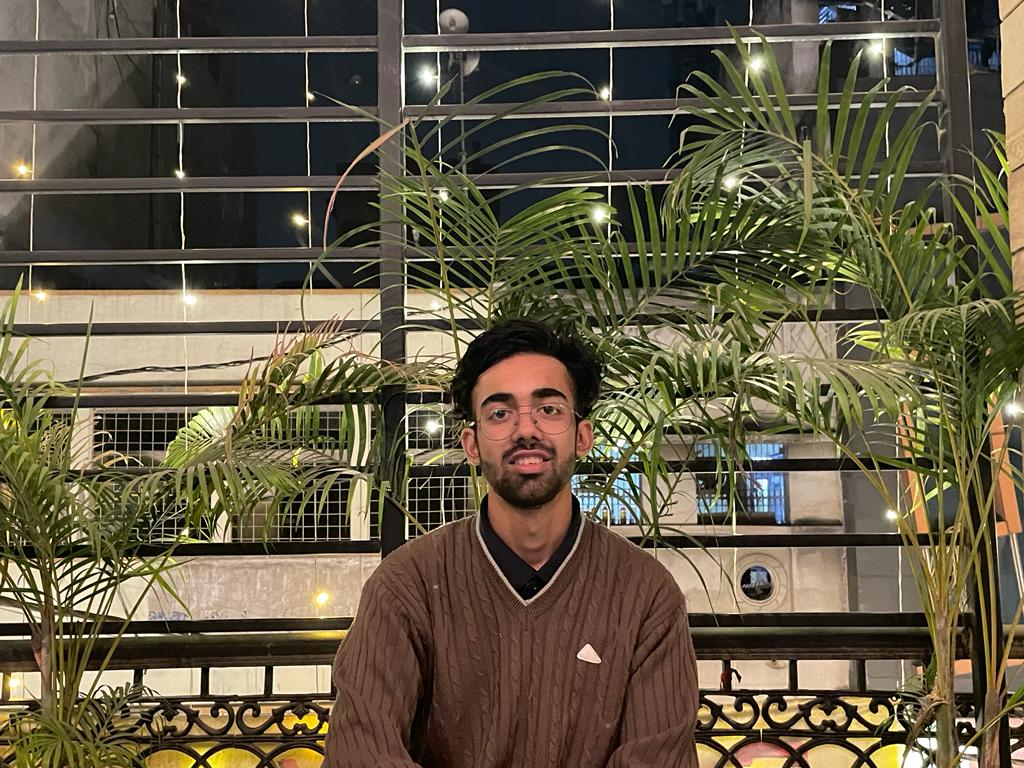
#> input picture Images/developerimg.jpg, 1024 x 768 px, found by its file name
$ python ImgRound.py   (older library calls are emulated)
#> lines starting #> are read from the running program, lines starting #| are printed output that depends on the picture
from logging import exception
from tkinter import*
from  tkinter import ttk
from tkinter import font
from PIL import Image,ImageTk,ImageDraw,ImageFilter
from tkinter import messagebox
import mysql.connector
import cv2
import os
import csv
from tkinter import filedialog
from mysql.connector.constants import FieldType
import numpy as np


im=Image.open(r"Images\developerimg.jpg")
#> im is the input picture: PIL image 1024x768 RGB; mean R, G, B 98.1, 89.3, 67.4
im=im.resize((161,161),Image.ANTIALIAS)
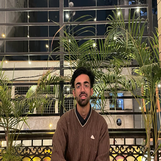
#> im: PIL image 161x161 RGB; mean R, G, B 98.1, 89.3, 67.4
thumb_width = 200

def crop_center(pil_img, crop_width, crop_height):
#> called with crop_width = 200, crop_height = 200
    img_width, img_height = pil_img.size
#> img_width = 161; img_height = 161
    return pil_img.crop(((img_width - crop_width) // 2,
                         (img_height - crop_height) // 2,
                         (img_width + crop_width) // 2,
                         (img_height + crop_height) // 2))
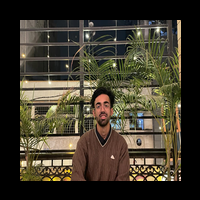
#> returned value: PIL image 200x200 RGB; mean R, G, B 63.6, 57.8, 43.7

im_thumb = crop_center(im, thumb_width, thumb_width)


def crop_max_square(pil_img):
    return crop_center(pil_img, min(pil_img.size), min(pil_img.size))

im_thumb = crop_max_square(im).resize((thumb_width, thumb_width), Image.LANCZOS)
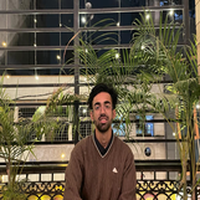
#> im_thumb: PIL image 200x200 RGB; mean R, G, B 98.1, 89.3, 67.4

def expand2square(pil_img, background_color):
#> called with background_color = (0, 0, 0)
    width, height = pil_img.size
#> width = 161; height = 161
    if width == height:
        return pil_img
    elif width > height:
        result = Image.new(pil_img.mode, (width, width), background_color)
        result.paste(pil_img, (0, (width - height) // 2))
        return result
    else:
        result = Image.new(pil_img.mode, (height, height), background_color)
        result.paste(pil_img, ((height - width) // 2, 0))
        return result

im_thumb = expand2square(im, (0, 0, 0)).resize((thumb_width, thumb_width), Image.LANCZOS)

def mask_circle_solid(pil_img, background_color, blur_radius, offset=0):
#> called with background_color = (0, 0, 0), blur_radius = 4, offset = 0
    background = Image.new(pil_img.mode, pil_img.size, background_color)
#> background: PIL image 200x200 RGB; every value is 0

    offset = blur_radius * 2 + offset
    mask = Image.new("L", pil_img.size, 0)
#> mask: PIL image 200x200 L; every value is 0
    draw = ImageDraw.Draw(mask)
    draw.ellipse((offset, offset, pil_img.size[0] - offset, pil_img.size[1] - offset), fill=255)
    mask = mask.filter(ImageFilter.GaussianBlur(blur_radius))
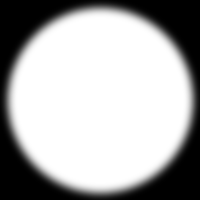
#> mask: PIL image 200x200 L; min 0, max 255, mean 171.2

    return Image.composite(pil_img, background, mask)
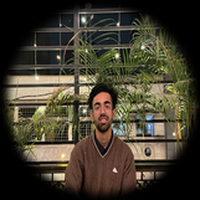
#> returned value: PIL image 200x200 RGB; mean R, G, B 66.5, 60.7, 46.1

im_square = crop_max_square(im).resize((thumb_width, thumb_width), Image.LANCZOS)
im_thumb = mask_circle_solid(im_square, (0, 0, 0), 4)

def mask_circle_transparent(pil_img, blur_radius, offset=0):
#> called with blur_radius = 4, offset = 0
    offset = blur_radius * 2 + offset
    mask = Image.new("L", pil_img.size, 0)
    draw = ImageDraw.Draw(mask)
    draw.ellipse((offset, offset, pil_img.size[0] - offset, pil_img.size[1] - offset), fill=255)
    mask = mask.filter(ImageFilter.GaussianBlur(blur_radius))

    result = pil_img.copy()
    result.putalpha(mask)
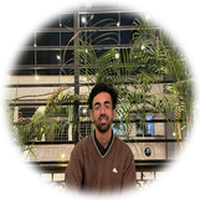
#> result: PIL image 200x200 RGBA; mean R, G, B, A 98.1, 89.3, 67.4, 171.2; transparent parts drawn white

    return result


im_square = crop_max_square(im).resize((thumb_width, thumb_width), Image.LANCZOS)
im_thumb = mask_circle_transparent(im_square, 4)
im_thumb.save(r'Images\Round.png')

$ run again, with Images/Bottom1.jpg copied over Images/developerimg.jpg
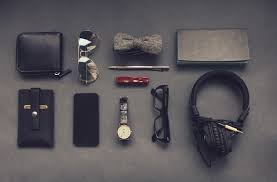
#> input picture Images/Bottom1.jpg, 277 x 182 px, found by its file name
#> im is the input picture: PIL image 277x182 RGB; mean R, G, B 90, 86.4, 90.3
#> im: PIL image 161x161 RGB
#> background: PIL image 200x200 RGB; every value is 0
#> in mask_circle_solid, `return Image.composite(pil_img, background, mask)`:
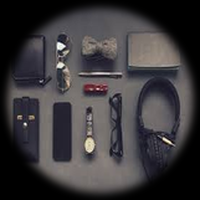
#> returned value: PIL image 200x200 RGB; mean R, G, B 59.8, 57.2, 59.7
#> in mask_circle_transparent, `result.putalpha(mask)`:
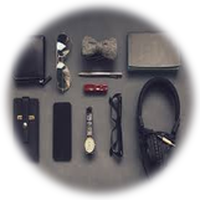
#> result: PIL image 200x200 RGBA; mean R, G, B, A 90, 86.4, 90.3, 171.2; transparent parts drawn white

$ run again, with Images/Developer.jpg copied over Images/developerimg.jpg
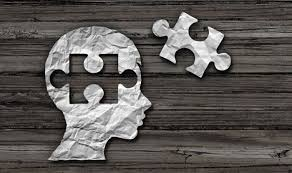
#> input picture Images/Developer.jpg, 292 x 173 px, found by its file name
#> im is the input picture: PIL image 292x173 RGB; mean R, G, B 92.3, 88.4, 85.7
#> im: PIL image 161x161 RGB
#> background: PIL image 200x200 RGB; every value is 0
#> in mask_circle_solid, `return Image.composite(pil_img, background, mask)`:
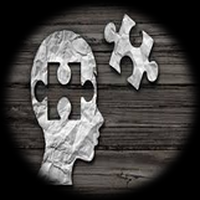
#> returned value: PIL image 200x200 RGB; mean R, G, B 67.9, 65.7, 64.1
#> in mask_circle_transparent, `result.putalpha(mask)`:
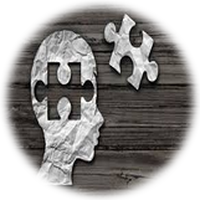
#> result: PIL image 200x200 RGBA; mean R, G, B, A 92.3, 88.4, 85.7, 171.2; transparent parts drawn white
